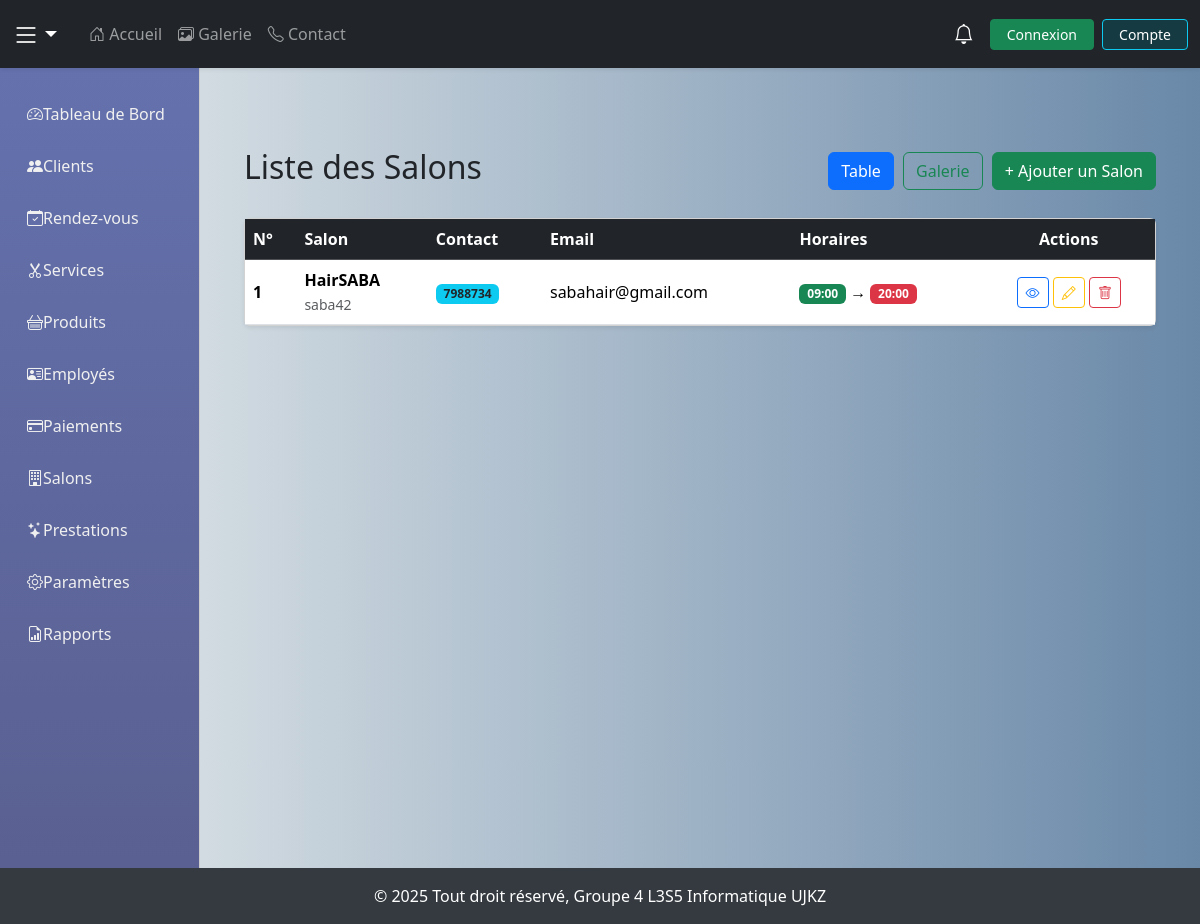
Before: /salon/ with the older database file.
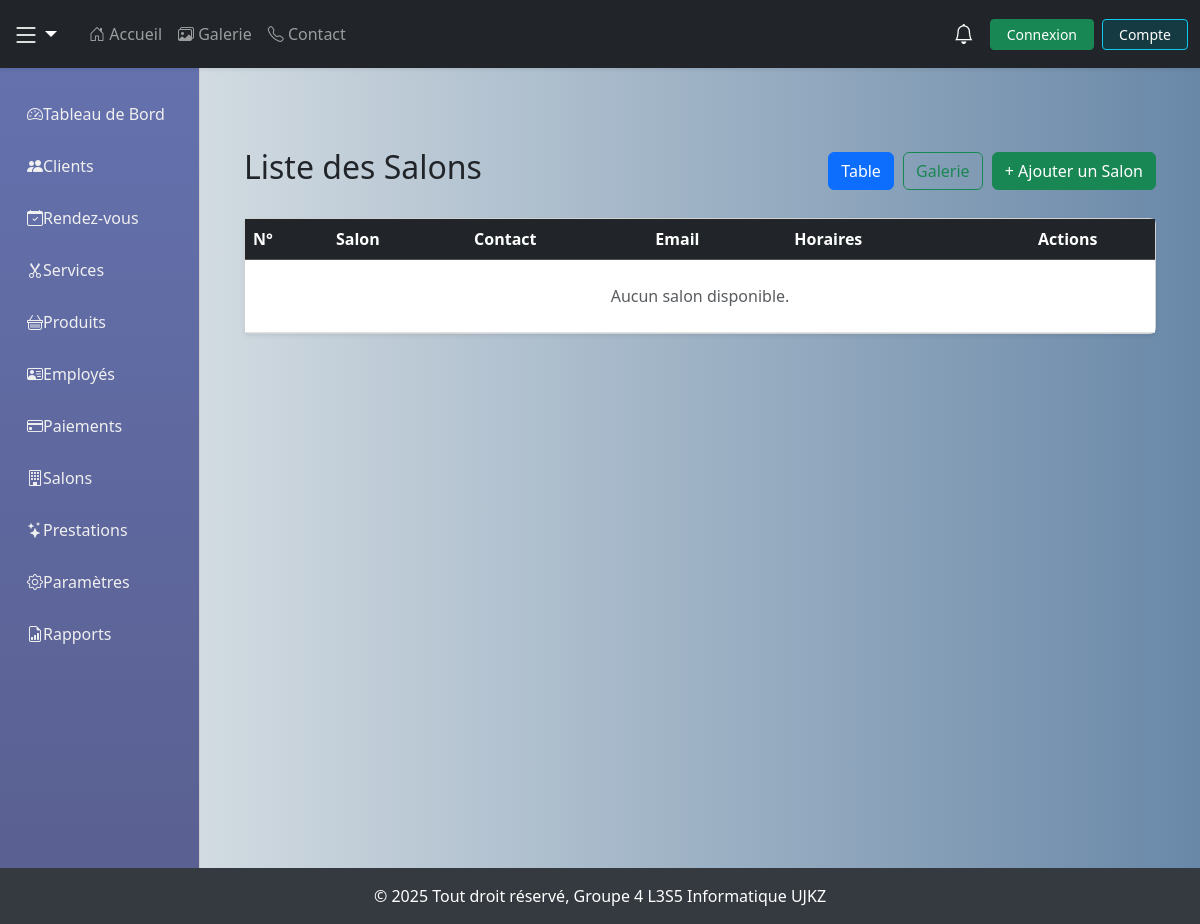
After: the same page with the newer database file.
### coiffure/models.py (models this page shows, shortened)
class Salon(models.Model):
    id = models.UUIDField(primary_key=True, default=uuid.uuid4, editable=False)
    nom = models.CharField(max_length=100)
    adresse = models.CharField(max_length=200)
    telephone = models.CharField(max_length=20)
    email = models.EmailField()
    horaire_ouverture = models.TimeField()
    horaire_fermeture = models.TimeField()
    date_creation = models.DateField()
    actif = models.BooleanField(default=True)
    description = models.TextField(blank=True, null=True)
    image = models.ImageField(upload_to="salons/", blank=True, null=True)

### coiffure/views.py (the view)
# urls.py: path('salon/', views.liste_salons, name="liste_salons"),
def liste_salons(request):
    salons = Salon.objects.all()
    return render(request, 'coiffure/salon/liste_salons.html', {'salons': salons})

### coiffure/context_processors.py (called while the page is built)
def notifications(request):
    if request.user.is_authenticated:
        user_notifications = Notification.objects.filter(utilisateur=request.user)
        notifs_non_lues = user_notifications.filter(lu=False).count()
        notifications_recents = user_notifications.order_by('-date')[:5]
    else:
        notifications_recents = []
        notifs_non_lues = 0
    return {
        'notifications': notifications_recents,
        'notif_count': notifs_non_lues,  # <- renommer ici pour ton template
    }

### coiffure/templates/coiffure/salon/liste_salons.html (shortened to what this page needs)
{% extends "coiffure/base.html" %}
{% load static %}
{% block content %}
<div class="container mt-5">
    <div class="d-flex justify-content-between align-items-center mb-4">
        <h2>Liste des Salons</h2>
        <div>
            <button id="btn-table" class="btn btn-outline-primary view-btn active">Table</button>
            <button id="btn-gallery" class="btn btn-outline-success view-btn">Galerie</button>
            <a href="{% url 'ajouter_salon' %}" class="btn btn-success">+ Ajouter un Salon</a>
        </div>
    </div>
        <div id="table-view" class="card shadow-sm">
            <div class="table-responsive">
                <table class="table table-hover align-middle mb-0">
                    <thead class="table-dark sticky-top">
                        <tr>
                            <th>N°</th>
                            <th>Salon</th>
                            <th>Contact</th>
                            <th>Email</th>
                            <th>Horaires</th>
                            <th class="text-center">Actions</th>
                        </tr>
                    </thead>
                    <tbody>
                        {% for salon in salons %}
                        <tr>
                            <td class="fw-bold">{{ forloop.counter }}</td>
                            <td>
                                <strong>{{ salon.nom }}</strong><br>
                                <small class="text-muted">{{ salon.adresse }}</small>
                            </td>
                            <td>
                                <span class="badge bg-info text-dark">
                                    {{ salon.telephone }}
                                </span>
                            </td>
                            <td>{{ salon.email }}</td>
                            <td>
                                <span class="badge bg-success">
                                    {{ salon.horaire_ouverture }}
                                </span>
                                →
                                <span class="badge bg-danger">
                                    {{ salon.horaire_fermeture }}
                                </span>
                            </td>
                            <td class="text-center">
                                <a href="{% url 'detail_salon' salon.id %}"
                                class="btn btn-sm btn-outline-primary" title="Voir">
                                    <i class="bi bi-eye"></i>
                                </a>
                                <a href="{% url 'modifier_salon' salon.id %}"
                                class="btn btn-sm btn-outline-warning" title="Modifier">
                                    <i class="bi bi-pencil"></i>
                                </a>
                                <a href="{% url 'supprimer_salon' salon.id %}"
                                class="btn btn-sm btn-outline-danger"
                                onclick="return confirm('Supprimer ce salon ?')" title="Supprimer">
                                    <i class="bi bi-trash"></i>
                                </a>
                            </td>
                        </tr>
                        {% empty %}
                        <tr>
                            <td colspan="6" class="text-center text-muted py-4">
                                Aucun salon disponible.
                            </td>
                        </tr>
                        {% endfor %}
                    </tbody>
                </table>
            </div>
        </div>
</div>
{% endblock %}

Changed rows visible on the page:
removed Salon: nom "HairSABA", adresse "saba42", telephone "7988734", email "sabahair@gmail.com", horaire_ouverture "09:00", horaire_fermeture "20:00"
Other visible differences:
text now shown: "Aucun salon disponible."
